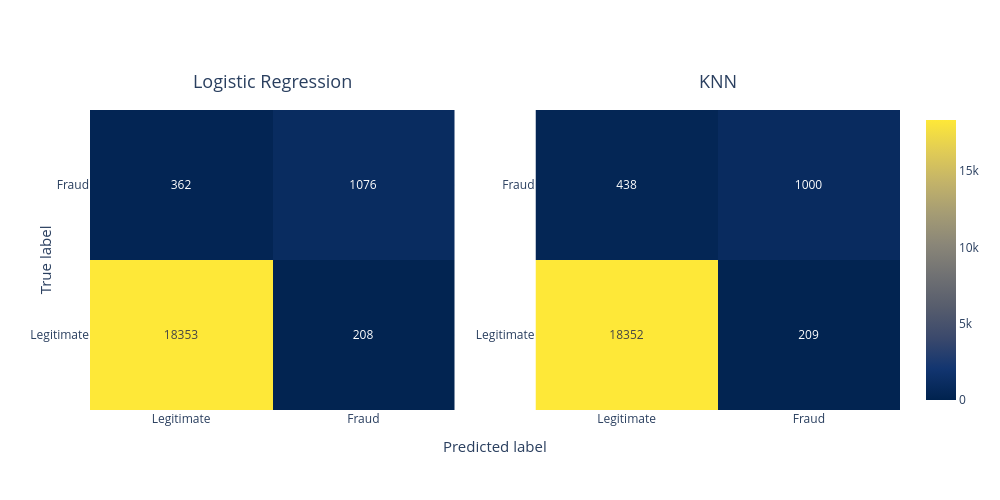

Write notebook code for a chart like this one.
### Code cell
cm_list = []

model_names = list(best_models.keys())

for model_name in model_names:
    model_results = [r for r in evaluation_results if r['model'] == model_name]
    y_true = np.concatenate([r['y_true'] for r in model_results])
    y_pred = np.concatenate([r['y_pred'] for r in model_results])
    cm = confusion_matrix(y_true, y_pred)
    cm_list.append((model_name, cm))

shared_max = max(cm.max() for _, cm in cm_list)

fig = make_subplots(
    rows=1,
    cols=2,
    subplot_titles=[f'{model_name}' for model_name, _ in cm_list],
    horizontal_spacing=0.10,
)
for ann in fig.layout.annotations:
    ann.font = dict(size = 18)
    ann.yshift = 15

n_cols = len(cm_list)

for idx, (model_name, cm) in enumerate(cm_list, start=1):
    fig.add_trace(
        go.Heatmap(
            z=cm,
            x=['Legitimate', 'Fraud'],
            y=['Legitimate', 'Fraud'],
            text=cm,
            texttemplate='%{text}',
            colorscale='Cividis',
            zmin=0,
            zmax=shared_max,
            showscale=(idx == n_cols),
            colorbar=dict(
                x=1.02,    
                y=0.5,
            ),
        ),
        row=1,
        col=idx,
    )

fig.update_layout(
    width=1000,
    height=500,
    template='plotly_white',
    margin=dict(l=90, r=100, t=110, b=90),
    annotations=list(fig.layout.annotations) + [
        dict(
            text='Predicted label',
            x=0.5, y=-0.16,
            xref='paper', yref='paper',
            showarrow=False,
            font=dict(size=15),
        ),
        dict(
            text='True label',
            x=-0.07, y=0.5,
            xref='paper', yref='paper',
            showarrow=False,
            textangle=-90,
            font=dict(size=15),
        ),
    ],
)

fig.show()
fig.write_image(f"{path_png}/confusion_matrices.png", scale=2)

### Figure 1 — Plotly figure (JSON) as saved in the notebook; plotly's stock layout.template omitted (floating-point values rounded to 4 significant figures)
{"data": [{"colorbar": {"x": 1.02, "y": 0.5}, "colorscale": [[0, "#00224e"], [0.1111, "#123570"], [0.2222, "#3b496c"], [0.3333, "#575d6d"], [0.4444, "#707173"], [0.5556, "#8a8678"], [0.6667, "#a59c74"], [0.7778, "#c3b369"], [0.8889, "#e1cc55"], [1, "#fee838"]], "showscale": false, "text": [[18353, 208], [362, 1076]], "texttemplate": "%{text}", "type": "heatmap", "x": ["Legitimate", "Fraud"], "xaxis": "x", "y": ["Legitimate", "Fraud"], "yaxis": "y", "z": [[18353, 208], [362, 1076]], "zmax": 18353, "zmin": 0}, {"colorbar": {"x": 1.02, "y": 0.5}, "colorscale": [[0, "#00224e"], [0.1111, "#123570"], [0.2222, "#3b496c"], [0.3333, "#575d6d"], [0.4444, "#707173"], [0.5556, "#8a8678"], [0.6667, "#a59c74"], [0.7778, "#c3b369"], [0.8889, "#e1cc55"], [1, "#fee838"]], "showscale": true, "text": [[18352, 209], [438, 1000]], "texttemplate": "%{text}", "type": "heatmap", "x": ["Legitimate", "Fraud"], "xaxis": "x2", "y": ["Legitimate", "Fraud"], "yaxis": "y2", "z": [[18352, 209], [438, 1000]], "zmax": 18353, "zmin": 0}], "layout": {"annotations": [{"font": {"size": 18}, "showarrow": false, "text": "Logistic Regression", "x": 0.225, "xanchor": "center", "xref": "paper", "y": 1, "yanchor": "bottom", "yref": "paper", "yshift": 15}, {"font": {"size": 18}, "showarrow": false, "text": "KNN", "x": 0.775, "xanchor": "center", "xref": "paper", "y": 1, "yanchor": "bottom", "yref": "paper", "yshift": 15}, {"font": {"size": 15}, "showarrow": false, "text": "Predicted label", "x": 0.5, "xref": "paper", "y": -0.16, "yref": "paper"}, {"font": {"size": 15}, "showarrow": false, "text": "True label", "textangle": -90, "x": -0.07, "xref": "paper", "y": 0.5, "yref": "paper"}], "height": 500, "margin": {"b": 90, "l": 90, "r": 100, "t": 110}, "width": 1000, "xaxis": {"anchor": "y", "domain": [0, 0.45]}, "xaxis2": {"anchor": "y2", "domain": [0.55, 1]}, "yaxis": {"anchor": "x", "domain": [0, 1]}, "yaxis2": {"anchor": "x2", "domain": [0, 1]}}}
